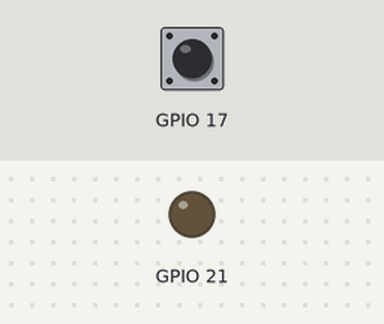
Recording of a program running on a simulated Raspberry Pi (BCM pin numbers). On the bench: output pins drawn as LEDs (lit = HIGH). The inputs (shaded band) are chosen by the test bench; at power-on: GPIO 17 LOW. What the program prints to the terminal is not drawn.

Above: at 1.2 s.
1.3 s: GPIO 17 pulled HIGH for 0.15 s
At 1.37 s:
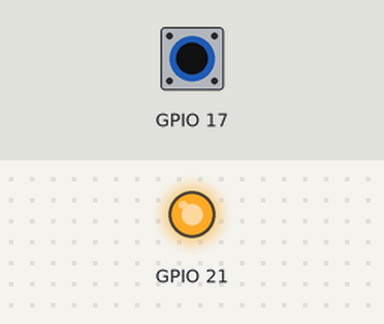
2.9 s: GPIO 17 pulled HIGH for 3.2 s
At 6.6 s:
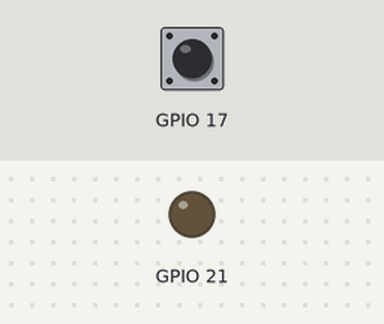
Timing chart, 0 to 8.1 s (numbered marks = the images above; inputs shaded):
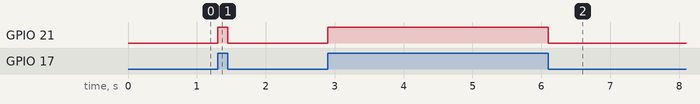

Measured:
- after the input at 1.3 s, GPIO 21: LOW → HIGH at once, → LOW 0.15 s later
- after the input at 2.9 s, GPIO 21: LOW → HIGH at once, → LOW 3.2 s later

The program:

main.py
```python
# noinspection PyUnresolvedReferences
import RPi.GPIO as GPIO


def cb(pin):
    GPIO.output(21, GPIO.input(pin))


if __name__ == '__main__':
    GPIO.setmode(GPIO.BCM)
    GPIO.setup(17, GPIO.IN, pull_up_down=GPIO.PUD_DOWN)
    GPIO.setup(21, GPIO.OUT)
    GPIO.add_event_detect(17, GPIO.BOTH)
    GPIO.add_event_callback(17, cb)

    input('Press enter to exit')
    GPIO.cleanup()
```
